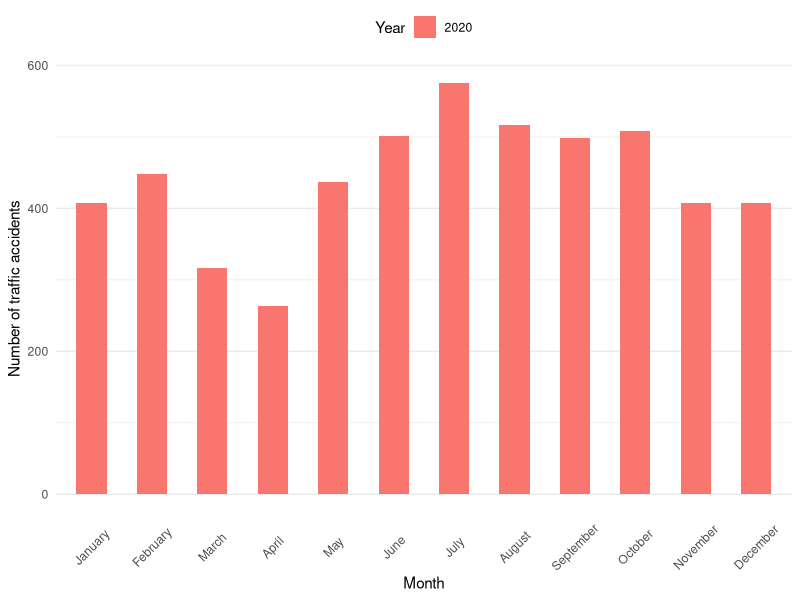

Reproduce this figure in R.
## ---- chunk 1
## import data into R
data <- read.csv("accidents_2020.csv") # <-- change here the data file

## compute the number of accidents in total
nrAccidents <- nrow(data)
## ---- chunk 2
## create plot of month vs. number of traffic accidents
library(dplyr)
library(ggplot2)
data |>
    group_by(month_name, year) |>
    summarise(accidents = n()) |>
    mutate(monthfac = factor(month_name, levels = month.name)) |>
    ggplot(aes(x = monthfac, y = accidents, fill = factor(year))) +
    geom_col(position = position_dodge2(), width = 0.5) +
    labs(x = "Month", y = "Number of traffic accidents", fill = "Year") +
    theme_minimal() +
    theme(legend.position = "top",
          axis.text.x = element_text(angle = 45, vjust = 0.5),
          panel.grid.major.x = element_blank())
## ---- chunk 3
## print R version and package versions for reproducibility
sessionInfo()
